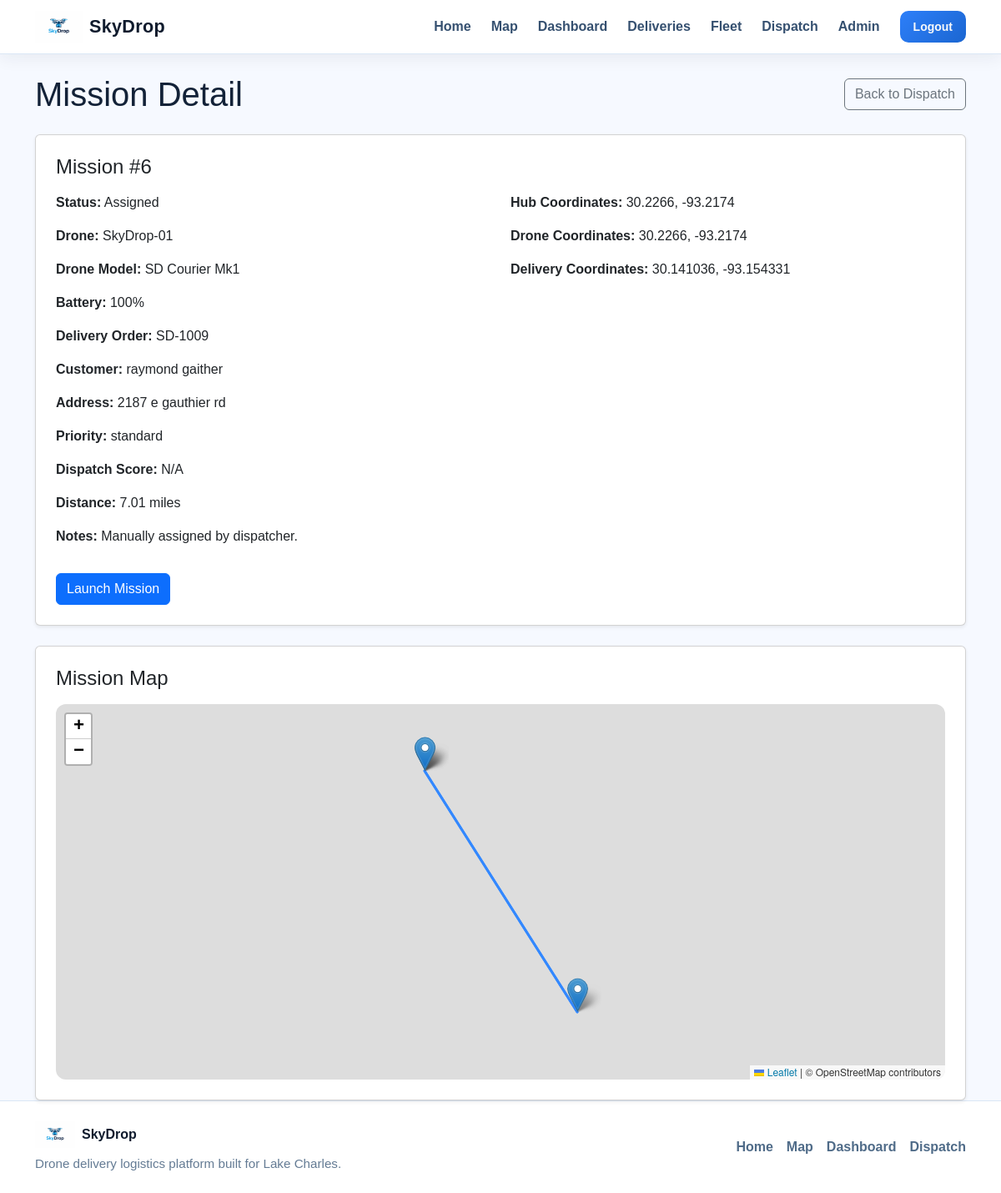
/dispatch/mission/6 (signed in), run on an earlier commit of the app's database.
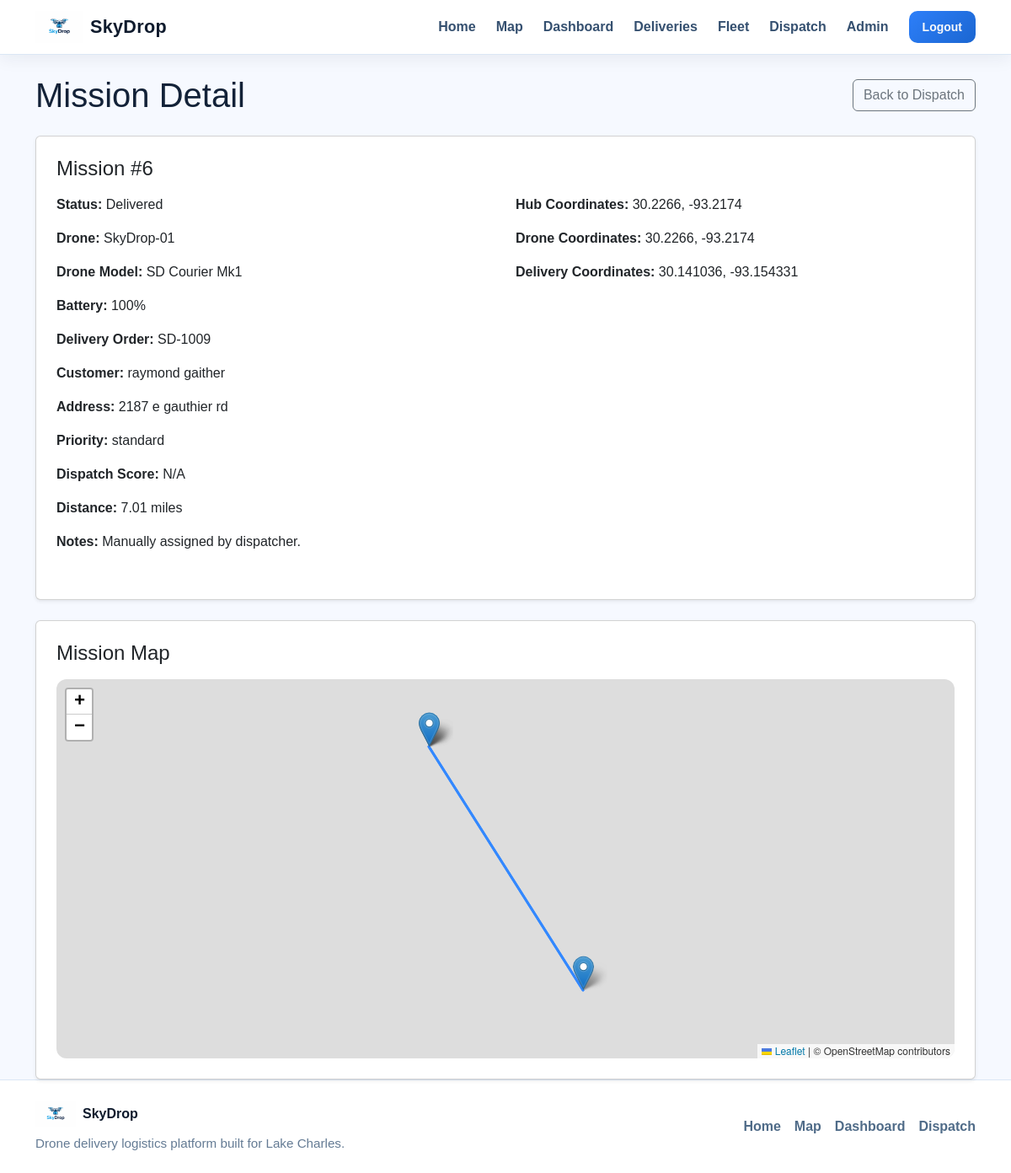
And on a later commit of the database.
### app/models/mission.py (models this page shows, shortened)
class Mission(db.Model):
    __tablename__ = "missions"
    id = db.Column(db.Integer, primary_key=True)
    delivery_id = db.Column(db.Integer, db.ForeignKey("deliveries.id"), nullable=False, unique=True)
    drone_id = db.Column(db.Integer, db.ForeignKey("drones.id"), nullable=False)
    status = db.Column(db.String(50), default="assigned", nullable=False, index=True)
    assigned_at = db.Column(db.DateTime, default=datetime.utcnow, nullable=False)
    takeoff_time = db.Column(db.DateTime, nullable=True)
    delivered_time = db.Column(db.DateTime, nullable=True)
    return_time = db.Column(db.DateTime, nullable=True)
    dispatch_score = db.Column(db.Float, nullable=True)
    dispatch_notes = db.Column(db.String(255), nullable=True)
    delivery = db.relationship("Delivery", back_populates="mission")
    drone = db.relationship("Drone", back_populates="missions")

### app/dispatch/routes.py (the view)
@dispatch_bp.route("/mission/<int:mission_id>")
@role_required("admin", "business_staff")
def mission_detail(mission_id):
    mission = Mission.query.get_or_404(mission_id)
    drone_pos = get_drone_position(mission.drone)
    delivery_pos = get_delivery_position(mission.delivery)
    distance_miles = calculate_distance_miles(drone_pos, delivery_pos)
    return render_template(
        "dispatch/mission_detail.html",
        mission=mission,
        drone_pos=drone_pos,
        delivery_pos=delivery_pos,
        distance_miles=distance_miles,
        hub_lat=HUB_LAT,
        hub_lng=HUB_LNG,
    )

### app/models/user.py (called while the page is built)
    @property
    def is_admin(self):
        return self.role == "admin"

    @property
    def is_staff(self):
        return self.role in ["admin", "business_staff"]

### app/services/dispatch_service.py (called while the page is built)
def haversine_distance_miles(lat1, lng1, lat2, lng2):
    if None in (lat1, lng1, lat2, lng2):
        return None
    earth_radius_miles = 3958.8
    dlat = radians(lat2 - lat1)
    dlng = radians(lng2 - lng1)
    a = (
        sin(dlat / 2) ** 2
        + cos(radians(lat1)) * cos(radians(lat2)) * sin(dlng / 2) ** 2
    )
    c = 2 * atan2(sqrt(a), sqrt(1 - a))
    return earth_radius_miles * c

def calculate_distance_miles(point_a, point_b):
    if not point_a or not point_b:
        return None
    lat1, lng1 = point_a
    lat2, lng2 = point_b
    distance = haversine_distance_miles(lat1, lng1, lat2, lng2)
    if distance is None:
        return None
    return round(distance, 2)

def get_drone_position(drone):
    if drone.current_lat is not None and drone.current_lng is not None:
        return float(drone.current_lat), float(drone.current_lng)
    if drone.home_lat is not None and drone.home_lng is not None:
        return float(drone.home_lat), float(drone.home_lng)
    return HUB_LAT, HUB_LNG

### app/templates/dispatch/mission_detail.html (shortened to what this page needs)
{% extends "base.html" %}
{% block content %}
<div class="container mt-4">
    <div class="d-flex justify-content-between align-items-center mb-4">
        <h1 class="mb-0">Mission Detail</h1>
        <a href="{{ url_for('dispatch.dispatch_board') }}" class="btn btn-outline-secondary">
            Back to Dispatch
        </a>
    </div>
    <div class="card p-4 shadow-sm mb-4">
        <h4 class="mb-3">Mission #{{ mission.id }}</h4>
        <div class="row">
            <div class="col-md-6">
                <p><strong>Status:</strong> {{ mission.status.replace('_', ' ').title() }}</p>
                <p><strong>Drone:</strong> {{ mission.drone.name }}</p>
                <p><strong>Drone Model:</strong> {{ mission.drone.model }}</p>
                <p><strong>Battery:</strong> {{ mission.drone.battery_level }}%</p>
                <p><strong>Delivery Order:</strong> {{ mission.delivery.order_number }}</p>
                <p><strong>Customer:</strong> {{ mission.delivery.customer_name }}</p>
                <p><strong>Address:</strong> {{ mission.delivery.customer_address }}</p>
                <p><strong>Priority:</strong> {{ mission.delivery.priority }}</p>
                <p><strong>Dispatch Score:</strong> {{ mission.dispatch_score or "N/A" }}</p>
                <p><strong>Distance:</strong> {{ distance_miles or "N/A" }} miles</p>
                <p><strong>Notes:</strong> {{ mission.dispatch_notes or "None" }}</p>
            </div>
            <div class="col-md-6">
                <p><strong>Hub Coordinates:</strong> {{ hub_lat }}, {{ hub_lng }}</p>
                <p><strong>Drone Coordinates:</strong> {{ drone_pos[0] }}, {{ drone_pos[1] }}</p>
                <p><strong>Delivery Coordinates:</strong> {{ delivery_pos[0] }}, {{ delivery_pos[1] }}</p>
            </div>
        </div>
        {% if current_user.is_authenticated and current_user.is_staff %}
            <div class="mt-3 d-flex gap-2 flex-wrap">
                {% if mission.status == "assigned" %}
                    <a href="{{ url_for('dispatch.launch_mission', mission_id=mission.id) }}"
                       class="btn btn-primary">
                        Launch Mission
                    </a>
                {% endif %}
            </div>
        {% endif %}
    </div>
    <div class="card p-4 shadow-sm">
        <h4 class="mb-3">Mission Map</h4>
        <div id="mission-map" style="height: 450px; border-radius: 12px; overflow: hidden;"></div>
    </div>
</div>
<link rel="stylesheet" href="https://unpkg.com/leaflet@1.9.4/dist/leaflet.css">
{% endblock %}

What changed in the data, as far as the page shows it:
changed Mission "Manually assigned by dispatcher.": status.replace "Assigned" → "Delivered"; status "assigned" → "delivered" (drawn)
Also different on the page:
text no longer shown: "Launch Mission"
